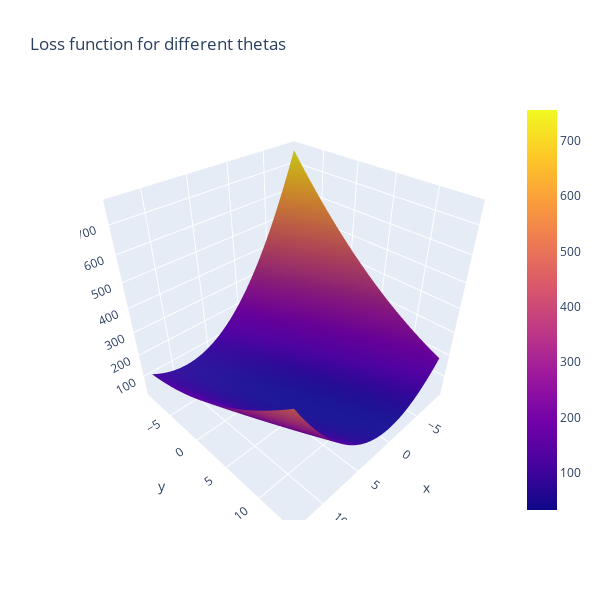

Notebook code for this chart:
### Code cell
#This figure shows the loss function.

#X = Theta0
#Y - Theta1
#Z = Loss
#Find where it is closest to 0 in X and Y!

#you can click/hold in the graph below to rotate!

fig = go.Figure(data=[go.Surface(x=theta1_vals, y=theta0_vals, z=J_vals)])
fig.update_layout(title='Loss function for different thetas', autosize=True,
                  width=600, height=600, xaxis_title='theta0', 
                 yaxis_title='theta1')
fig.show()
